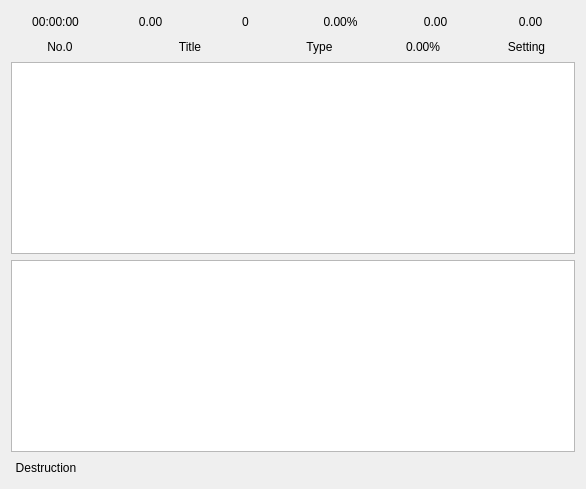
<?xml version="1.0" encoding="UTF-8"?>
<ui version="4.0">
 <class>MainWindow</class>
 <widget class="QMainWindow" name="MainWindow">
  <property name="geometry">
   <rect>
    <x>0</x>
    <y>0</y>
    <width>586</width>
    <height>489</height>
   </rect>
  </property>
  <property name="sizePolicy">
   <sizepolicy hsizetype="Maximum" vsizetype="Maximum">
    <horstretch>0</horstretch>
    <verstretch>0</verstretch>
   </sizepolicy>
  </property>
  <property name="windowTitle">
   <string>MainWindow</string>
  </property>
  <property name="windowIcon">
   <iconset>
    <normaloff>img/icon.icns</normaloff>img/icon.icns</iconset>
  </property>
  <property name="styleSheet">
   <string notr="true"/>
  </property>
  <widget class="QWidget" name="centralWidget">
   <layout class="QHBoxLayout" name="horizontalLayout_4">
    <item>
     <layout class="QVBoxLayout" name="verticalLayout">
      <item>
       <layout class="QHBoxLayout" name="horizontalLayout">
        <property name="spacing">
         <number>6</number>
        </property>
        <property name="leftMargin">
         <number>0</number>
        </property>
        <property name="rightMargin">
         <number>0</number>
        </property>
        <item>
         <widget class="QLabel" name="label_jishi">
          <property name="minimumSize">
           <size>
            <width>60</width>
            <height>0</height>
           </size>
          </property>
          <property name="toolTip">
           <string>Escaped Time</string>
          </property>
          <property name="styleSheet">
           <string notr="true"/>
          </property>
          <property name="text">
           <string>00:00:00</string>
          </property>
          <property name="alignment">
           <set>Qt::AlignCenter</set>
          </property>
         </widget>
        </item>
        <item>
         <widget class="QLabel" name="label_speed">
          <property name="minimumSize">
           <size>
            <width>60</width>
            <height>0</height>
           </size>
          </property>
          <property name="toolTip">
           <string>Speed (Word / Min)</string>
          </property>
          <property name="styleSheet">
           <string notr="true"/>
          </property>
          <property name="text">
           <string>0.00</string>
          </property>
          <property name="alignment">
           <set>Qt::AlignCenter</set>
          </property>
         </widget>
        </item>
        <item>
         <widget class="QLabel" name="label_huigai">
          <property name="minimumSize">
           <size>
            <width>60</width>
            <height>0</height>
           </size>
          </property>
          <property name="toolTip">
           <string>Recall</string>
          </property>
          <property name="styleSheet">
           <string notr="true"/>
          </property>
          <property name="text">
           <string>0</string>
          </property>
          <property name="alignment">
           <set>Qt::AlignCenter</set>
          </property>
         </widget>
        </item>
        <item>
         <widget class="QLabel" name="label_correct">
          <property name="minimumSize">
           <size>
            <width>60</width>
            <height>0</height>
           </size>
          </property>
          <property name="toolTip">
           <string>Correct</string>
          </property>
          <property name="styleSheet">
           <string notr="true"/>
          </property>
          <property name="text">
           <string>0.00%</string>
          </property>
          <property name="alignment">
           <set>Qt::AlignCenter</set>
          </property>
         </widget>
        </item>
        <item>
         <widget class="QLabel" name="label_anjian_second">
          <property name="minimumSize">
           <size>
            <width>60</width>
            <height>0</height>
           </size>
          </property>
          <property name="toolTip">
           <string>Key Press / Sec</string>
          </property>
          <property name="styleSheet">
           <string notr="true"/>
          </property>
          <property name="text">
           <string>0.00</string>
          </property>
          <property name="textFormat">
           <enum>Qt::AutoText</enum>
          </property>
          <property name="alignment">
           <set>Qt::AlignCenter</set>
          </property>
         </widget>
        </item>
        <item>
         <widget class="QLabel" name="label_anjian_zi">
          <property name="minimumSize">
           <size>
            <width>60</width>
            <height>0</height>
           </size>
          </property>
          <property name="toolTip">
           <string>Key Press / Word</string>
          </property>
          <property name="styleSheet">
           <string notr="true"/>
          </property>
          <property name="text">
           <string>0.00</string>
          </property>
          <property name="alignment">
           <set>Qt::AlignCenter</set>
          </property>
         </widget>
        </item>
       </layout>
      </item>
      <item>
       <layout class="QHBoxLayout" name="horizontalLayout_2">
        <item>
         <widget class="QLabel" name="label_index">
          <property name="minimumSize">
           <size>
            <width>60</width>
            <height>0</height>
           </size>
          </property>
          <property name="toolTip">
           <string>Paragraph</string>
          </property>
          <property name="styleSheet">
           <string notr="true"/>
          </property>
          <property name="text">
           <string>&lt;html&gt;&lt;head/&gt;&lt;body&gt;&lt;p&gt;No.0&lt;/p&gt;&lt;/body&gt;&lt;/html&gt;</string>
          </property>
          <property name="alignment">
           <set>Qt::AlignCenter</set>
          </property>
         </widget>
        </item>
        <item>
         <widget class="QLabel" name="label_title">
          <property name="minimumSize">
           <size>
            <width>150</width>
            <height>0</height>
           </size>
          </property>
          <property name="toolTip">
           <string>Title</string>
          </property>
          <property name="styleSheet">
           <string notr="true"/>
          </property>
          <property name="text">
           <string>Title</string>
          </property>
          <property name="alignment">
           <set>Qt::AlignCenter</set>
          </property>
         </widget>
        </item>
        <item>
         <widget class="QLabel" name="label_type">
          <property name="minimumSize">
           <size>
            <width>60</width>
            <height>0</height>
           </size>
          </property>
          <property name="toolTip">
           <string>Type</string>
          </property>
          <property name="styleSheet">
           <string notr="true"/>
          </property>
          <property name="text">
           <string>Type</string>
          </property>
          <property name="alignment">
           <set>Qt::AlignCenter</set>
          </property>
         </widget>
        </item>
        <item>
         <widget class="QLabel" name="label_wordnum">
          <property name="minimumSize">
           <size>
            <width>60</width>
            <height>0</height>
           </size>
          </property>
          <property name="toolTip">
           <string>Progress</string>
          </property>
          <property name="styleSheet">
           <string notr="true"/>
          </property>
          <property name="text">
           <string>0.00%</string>
          </property>
          <property name="alignment">
           <set>Qt::AlignCenter</set>
          </property>
         </widget>
        </item>
        <item>
         <widget class="QPushButton" name="pushButton_file">
          <property name="enabled">
           <bool>true</bool>
          </property>
          <property name="minimumSize">
           <size>
            <width>60</width>
            <height>0</height>
           </size>
          </property>
          <property name="maximumSize">
           <size>
            <width>16777215</width>
            <height>18</height>
           </size>
          </property>
          <property name="autoFillBackground">
           <bool>false</bool>
          </property>
          <property name="styleSheet">
           <string notr="true"/>
          </property>
          <property name="text">
           <string>Setting</string>
          </property>
          <property name="flat">
           <bool>true</bool>
          </property>
         </widget>
        </item>
       </layout>
      </item>
      <item>
       <widget class="QTextEdit" name="textEdit_course">
        <property name="sizePolicy">
         <sizepolicy hsizetype="Expanding" vsizetype="Minimum">
          <horstretch>0</horstretch>
          <verstretch>0</verstretch>
         </sizepolicy>
        </property>
       </widget>
      </item>
      <item>
       <widget class="QPlainTextEdit" name="plainTextEdit_input">
        <property name="sizePolicy">
         <sizepolicy hsizetype="Expanding" vsizetype="Minimum">
          <horstretch>0</horstretch>
          <verstretch>0</verstretch>
         </sizepolicy>
        </property>
        <property name="minimumSize">
         <size>
          <width>0</width>
          <height>0</height>
         </size>
        </property>
       </widget>
      </item>
      <item>
       <layout class="QHBoxLayout" name="horizontalLayout_3">
        <item>
         <widget class="QLabel" name="label_wubi">
          <property name="minimumSize">
           <size>
            <width>70</width>
            <height>0</height>
           </size>
          </property>
          <property name="toolTip">
           <string>Destruction</string>
          </property>
          <property name="styleSheet">
           <string notr="true"/>
          </property>
          <property name="text">
           <string>Destruction</string>
          </property>
          <property name="alignment">
           <set>Qt::AlignCenter</set>
          </property>
         </widget>
        </item>
        <item>
         <spacer name="horizontalSpacer">
          <property name="orientation">
           <enum>Qt::Horizontal</enum>
          </property>
          <property name="sizeType">
           <enum>QSizePolicy::Expanding</enum>
          </property>
          <property name="sizeHint" stdset="0">
           <size>
            <width>32</width>
            <height>20</height>
           </size>
          </property>
         </spacer>
        </item>
        <item>
         <widget class="QLabel" name="label_time">
          <property name="text">
           <string/>
          </property>
         </widget>
        </item>
       </layout>
      </item>
     </layout>
    </item>
   </layout>
  </widget>
  <action name="action_open">
   <property name="text">
    <string>Open File</string>
   </property>
  </action>
  <action name="action_old">
   <property name="text">
    <string>History</string>
   </property>
  </action>
  <action name="action_exit">
   <property name="text">
    <string>Exit</string>
   </property>
  </action>
 </widget>
 <layoutdefault spacing="6" margin="11"/>
 <resources/>
 <connections/>
</ui>
